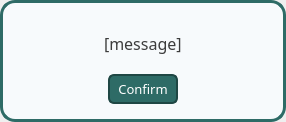
<?xml version="1.0" encoding="UTF-8"?>
<ui version="4.0">
 <class>popup_feedback</class>
 <widget class="QDialog" name="popup_feedback">
  <property name="windowModality">
   <enum>Qt::WindowModality::ApplicationModal</enum>
  </property>
  <property name="geometry">
   <rect>
    <x>0</x>
    <y>0</y>
    <width>286</width>
    <height>122</height>
   </rect>
  </property>
  <property name="windowTitle">
   <string>Dialog</string>
  </property>
  <property name="modal">
   <bool>true</bool>
  </property>
  <layout class="QVBoxLayout" name="verticalLayout">
   <property name="leftMargin">
    <number>0</number>
   </property>
   <property name="topMargin">
    <number>0</number>
   </property>
   <property name="rightMargin">
    <number>0</number>
   </property>
   <property name="bottomMargin">
    <number>0</number>
   </property>
   <item>
    <widget class="QWidget" name="container" native="true">
     <property name="styleSheet">
      <string notr="true">#container {
	border: 3px solid #2E6B66;
	background: #F7FAFC;
	border-radius: 15px;
}	</string>
     </property>
     <layout class="QVBoxLayout" name="verticalLayout_2">
      <property name="leftMargin">
       <number>18</number>
      </property>
      <property name="topMargin">
       <number>18</number>
      </property>
      <property name="rightMargin">
       <number>18</number>
      </property>
      <property name="bottomMargin">
       <number>18</number>
      </property>
      <item alignment="Qt::AlignmentFlag::AlignHCenter">
       <widget class="QLabel" name="message_label">
        <property name="font">
         <font>
          <family>Slate</family>
          <pointsize>12</pointsize>
         </font>
        </property>
        <property name="styleSheet">
         <string notr="true">color: rgb(60, 60, 60);</string>
        </property>
        <property name="text">
         <string>[message]</string>
        </property>
       </widget>
      </item>
      <item>
       <layout class="QHBoxLayout" name="button_container">
        <item>
         <widget class="QPushButton" name="confirm_button">
          <property name="minimumSize">
           <size>
            <width>0</width>
            <height>0</height>
           </size>
          </property>
          <property name="maximumSize">
           <size>
            <width>70</width>
            <height>30</height>
           </size>
          </property>
          <property name="font">
           <font>
            <family>Slate</family>
            <pointsize>10</pointsize>
           </font>
          </property>
          <property name="cursor">
           <cursorShape>PointingHandCursor</cursorShape>
          </property>
          <property name="styleSheet">
           <string notr="true">
#confirm_button {
	border-radius: 6px;
	color: white;
	border: 2px solid #1F4744;
	padding: 5px;
	background: #2E6B66;
}

#confirm_button:hover {
	border-radius: 6px;
	color: white;
	border: 2px solid #2E6B66;
	padding: 5px;
	background: #367D77;

}
#confirm_button:pressed {
	background: white;
	color: #2E6B66;
	border: 2px solid #2E6B66;
}</string>
          </property>
          <property name="text">
           <string>Confirm</string>
          </property>
         </widget>
        </item>
       </layout>
      </item>
     </layout>
    </widget>
   </item>
  </layout>
 </widget>
 <resources/>
 <connections/>
</ui>
